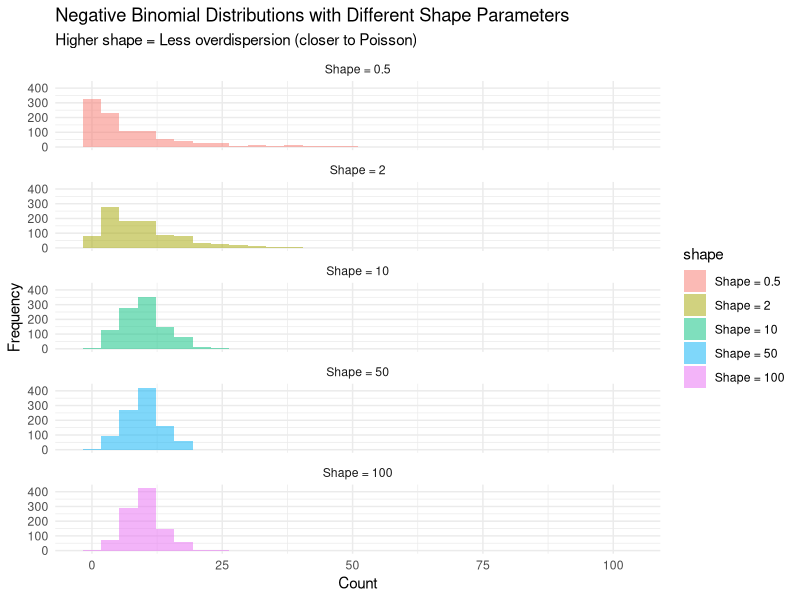
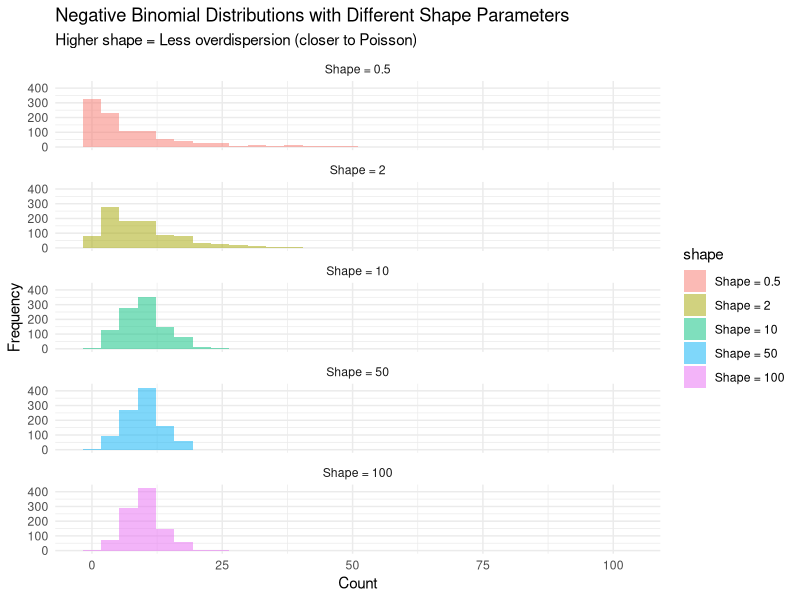

Recreate these plots in R, in order.
#!/usr/bin/env Rscript

# Load required libraries
library(ggplot2)
library(dplyr)

# 1. Generate example data with different shape parameters
set.seed(123)

# Function to generate data with different shape parameters
generate_nb_data <- function(n = 1000, mean_value = 10) {
  # Different shape parameters
  shapes <- c(0.5, 2, 10, 50, 100)  # from high to low overdispersion

  data <- lapply(shapes, function(shape) {
    rnbinom(n, mu = mean_value, size = shape)
  })

  data.frame(
    value = unlist(data),
    shape = rep(paste("Shape =", shapes), each = n)
  ) %>%
    mutate(shape = factor(shape, levels = paste("Shape =", shapes)))
}

# Generate data
data <- generate_nb_data()

# Plot distributions
p1 <- ggplot(data, aes(x = value, fill = shape)) +
  geom_histogram(position = "identity", alpha = 0.5, bins = 30) +
  facet_wrap(~shape, ncol = 1) +
  theme_minimal() +
  labs(title = "Negative Binomial Distributions with Different Shape Parameters",
       subtitle = "Higher shape = Less overdispersion (closer to Poisson)",
       x = "Count",
       y = "Frequency")

# Display the plot
print(p1)

# Save the plot to a file
# You can change the format by using different file extensions: .png, .pdf, .jpg, etc.
ggsave("../../results/trajectory/20241129_conserved_trajectory_model/negative_binomial_distributions.pdf", plot = p1, width = 10, height = 12, dpi = 300)
cat("Plot saved as 'negative_binomial_distributions.png'\n") 